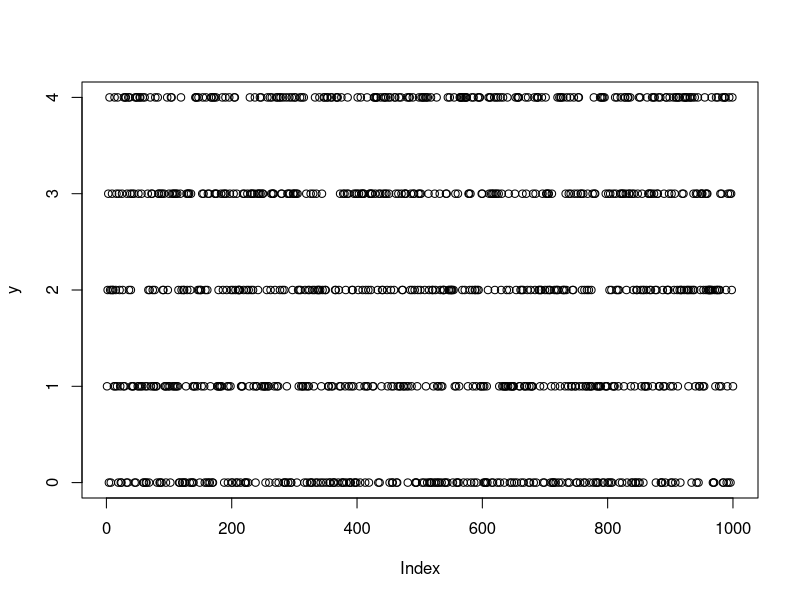
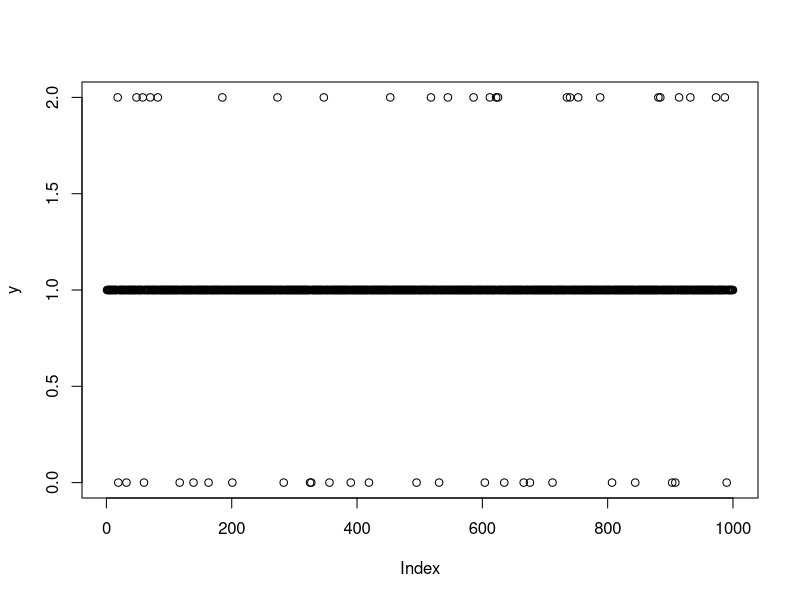

Generate these figures, in order, with R:
# partitioning strategies 

# the function for symblization, but the name "parti" is more attractive
parti <- function(a, parti_type = 'maxent_bin', n_bin = 3) { 
  len_max <- length(a)
  switch(parti_type,
         maxent_bin={
           thresh <- quantile(a, probs = seq(0,1,length.out = n_bin + 1))
           b <- as.numeric(cut(a, breaks = thresh, include.lowest = T)) - 1
           },
         extrema={
           n_bin = 3
           thresh <- quantile(a, probs = c(0, 0.025, 0.975, 1))
           b <- as.numeric(cut(a, breaks = thresh, include.lowest = T)) - 1
         }, 
         stop("unsurported parti_type")
  )
  return(b)
}

# example use:
x <- rnorm(1000)
y <- parti(x, n_bin = 5) # the default is the "maxent_bin" option
plot(y)
y <- parti(x, parti_type = 'extrema')
plot(y)
